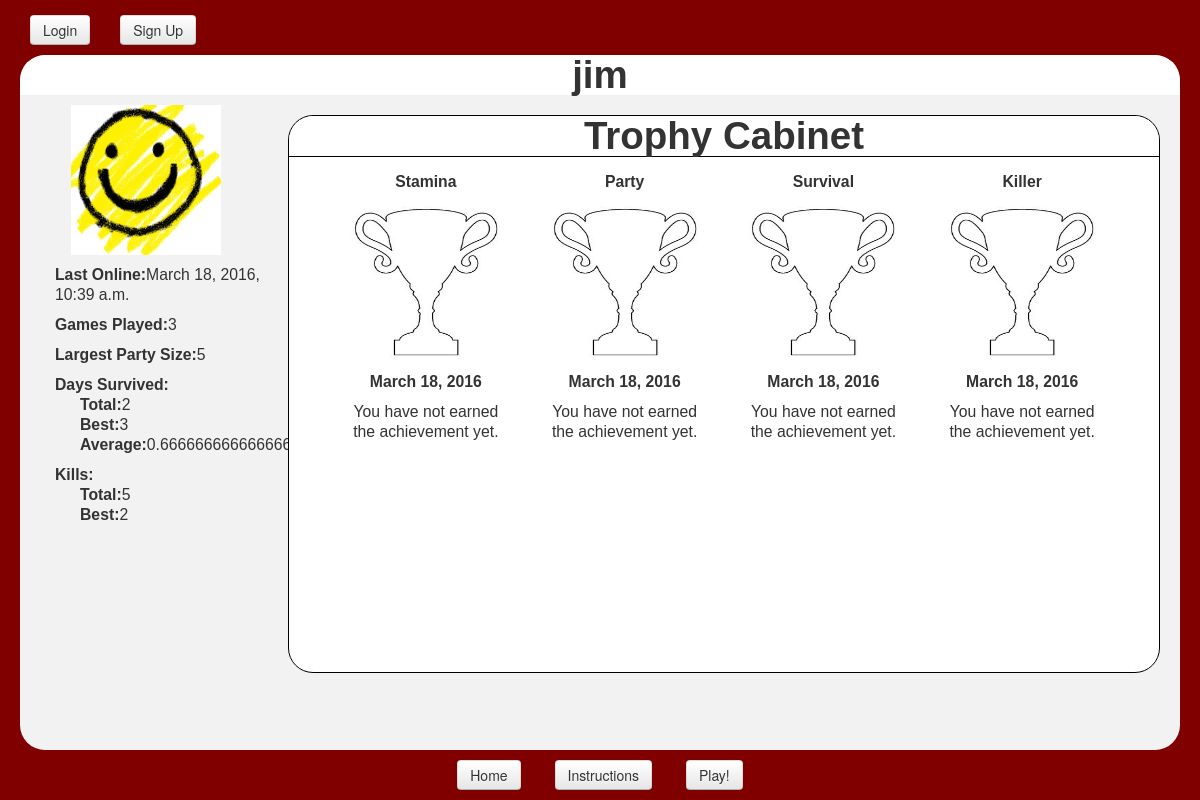
Screenshot of /zombie_search/profile/jim/ with the database file from the repository.
### zombie_search/models.py (models this page shows, shortened)
class Player(models.Model):
    user = models.OneToOneField(User)
    profile_picture = models.ImageField(upload_to = "player-proflies", blank=True)
    player_state = PickledObjectField()
    update_state = PickledObjectField()
    street = PickledObjectField()
    game_state = PickledObjectField()
    _time_left=PickledObjectField()
    games_played = models.IntegerField(default=0)
    total_days = models.IntegerField(default=0)
    avg_days = models.FloatField(default=0.0)
    most_days_survived = models.IntegerField(default=0)
    most_kills = models.IntegerField(default=0)
    total_kills = models.IntegerField(default=0)
    most_people = models.IntegerField(default=0)
    slug = models.SlugField(unique=True)

class Achievement(models.Model):
    player = models.ForeignKey(Player)
    badge = models.ForeignKey(Badge)
    date_awarded = models.DateField()

class Badge(models.Model):
    type = models.CharField(max_length=10)
    description = models.CharField(max_length=100)
    criteria = models.IntegerField(default=0)
    level = models.IntegerField(default=0)
    icon = models.URLField(blank=True)
    def __unicode__(self):
        return self.type

### zombie_search/views.py (the view)
# urls.py: url(r'^profile/(?P<user_slug>[\w\-]+)/$', views.profile, name ='profile'),
def profile(request, user_slug):
    try:
        player = Player.objects.get(slug=user_slug)
    except:
        player = None
    a = Achievement.objects.filter(player=player)
    achievements = []
    for achievement in a:
        achievements += [achievement]
    u = player.user == request.user
    context_dict = {'player': player,
					'u': u,
                    'achievements': achievements,
                    'slug': get_user_slug(request),
                    }
    return render(request, 'zombie_search/Profile.html', context_dict)

### zombie_search/views.py (called while the page is built)
def get_user_slug(request):
    username = request.user
    try:
        player = Player.objects.get(user = username)
        user_slug = player.slug
    except:
        user_slug = None
    return user_slug

### templates/zombie_search/Profile.html (shortened to what this page needs)
{% extends 'zombie_search/Base.html' %}
{% load static %}
{% block header %}{{ player.user.username }}{% endblock %}
{% block body %}
{% if player %}
	<div id="player_stats">
		{% if player.profile_picture %}
			<img src="{{ player.profile_picture.url }}" alt= "{{ player.user.username }}'s profile picture" />
		{% else %}
			<img src="{% static 'img/default_profilepic.jpg' %}" alt="default profile pic" />
		{% endif %}
		<ul>
			<li><strong>Last Online:</strong>{{ player.user.last_login }}</li>
			<li style="margin-top:10px"><strong>Games Played:</strong>{{ player.games_played }}</li>
			<li style="margin-top:10px"><strong>Largest Party Size:</strong>{{ player.most_people }}</li>
			<li style="margin-top:10px"><strong>Days Survived:</strong></li>
			<ul>
				<li><strong>Total:</strong>{{ player.total_days }}</li>
				<li><strong>Best:</strong>{{ player.most_days_survived }}</li>
				<li><strong>Average:</strong>{{ player.avg_days }}</li>
			</ul>
			<li style="margin-top:10px"><strong>Kills:</strong></li>
			<ul>
				<li><strong>Total:</strong>{{ player.total_kills }}</li>
				<li><strong>Best:</strong>{{ player.most_kills }}</li>
			</ul>
	</div>
	<div id="trophy">
		<h1>Trophy Cabinet</h1>
		{% for a in achievements %}
			<div id="badge">
				<li><strong>{{ a.badge }}</strong></li>
				<li><img src="{{ a.badge.icon }}" alt="{{ a.badge }} trophy" /></li>
				<li><strong>{{ a.date_awarded }}</strong>
				<li>{{ a.badge.description }}</li>
			</div>
		{% endfor %}
	</div>
{% else %}
	<strong style="float: center; font-size=200%"><br /> <br />No user found! Please try again...</strong>
{% endif %}
{% endblock %}

### static/css/base_style.css (style rules this page uses)
body { background-color: #800000; padding-bottom: 70px; overflow: auto; }
#main h1 { background-color: white; border-radius: 25px 25px 0px 0px; text-align: center; padding: 0px; margin: 0px; }
#player_stats { width: 20%; height: 90%; float: left; margin-left: 10px; display: inline; font-size: 75%; }
#player_stats img { margin-top: 10px; margin-bottom: 10px; width: 150px; height: 150px; }
#player_stats li { list-style: none; text-align: left; }
#trophy { background-color: white; margin-top: 20px; margin-right: 20px; font-family: "arial"; width: 75%; height: 80%; float: right; text-align: center; font-size: 150%; border-radius: 25px; border: solid black; border-width: 1px; }
#badge { display: inline-block; padding: 15px; height: 160px; width: 160px; }
#badge li { list-style: none; margin-bottom: 10px; font-size: 50%; }
#trophy h1 { border-bottom: solid black; border-width: 1px; }
#trophy img { display: inline; height: 160px; width: 160px; font-size:50%; }

### rows the page displays
Player: user.username "jim", user.last_login "March 18, 2016, 10:39 a.m.", games_played "3", most_people "5", total_days "2", most_days_survived "3", avg_days "0.6666666666666666", total_kills "5", most_kills "2"
Achievement: badge "Stamina", date_awarded "March 18, 2016", badge.description "You have not earned the achievement yet."
Achievement: badge "Party", date_awarded "March 18, 2016", badge.description "You have not earned the achievement yet."
Achievement: badge "Survival", date_awarded "March 18, 2016", badge.description "You have not earned the achievement yet."
Achievement: badge "Killer", date_awarded "March 18, 2016", badge.description "You have not earned the achievement yet."
